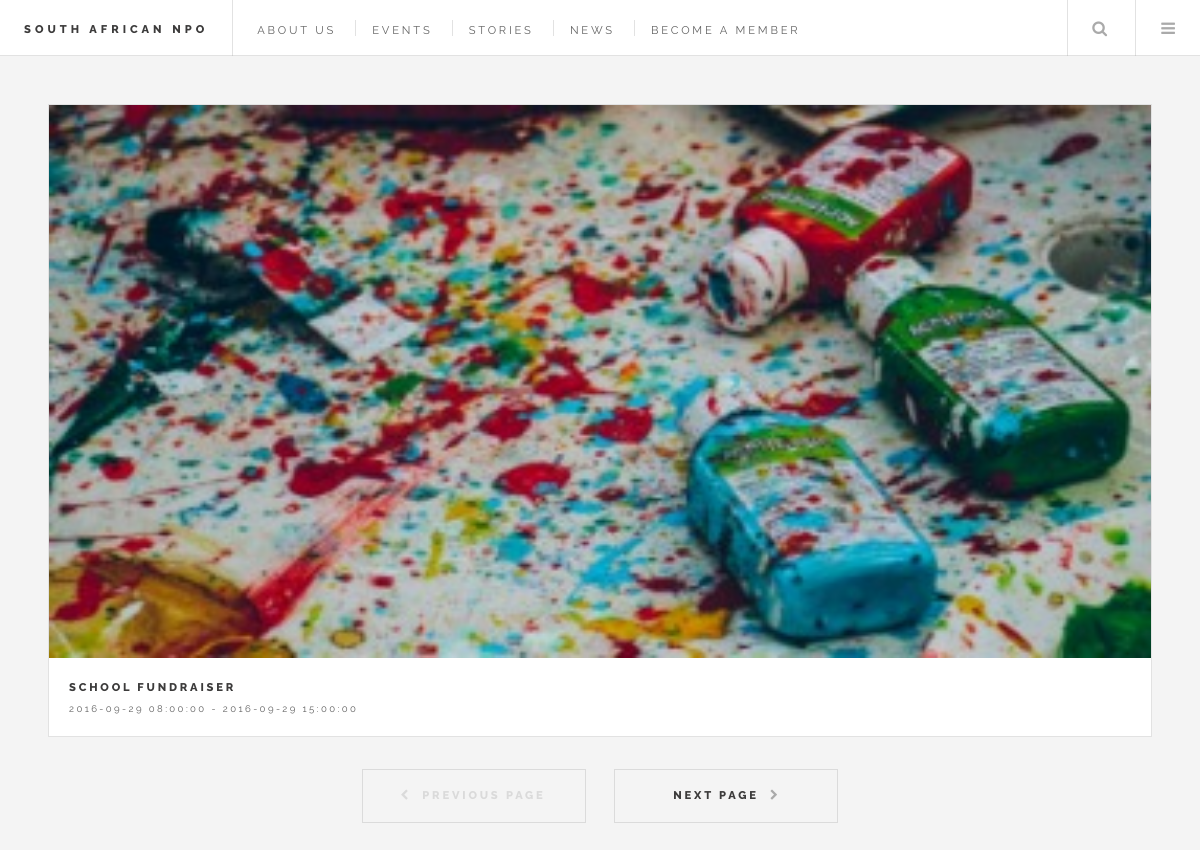
The app's page /pages/events.php, older data.
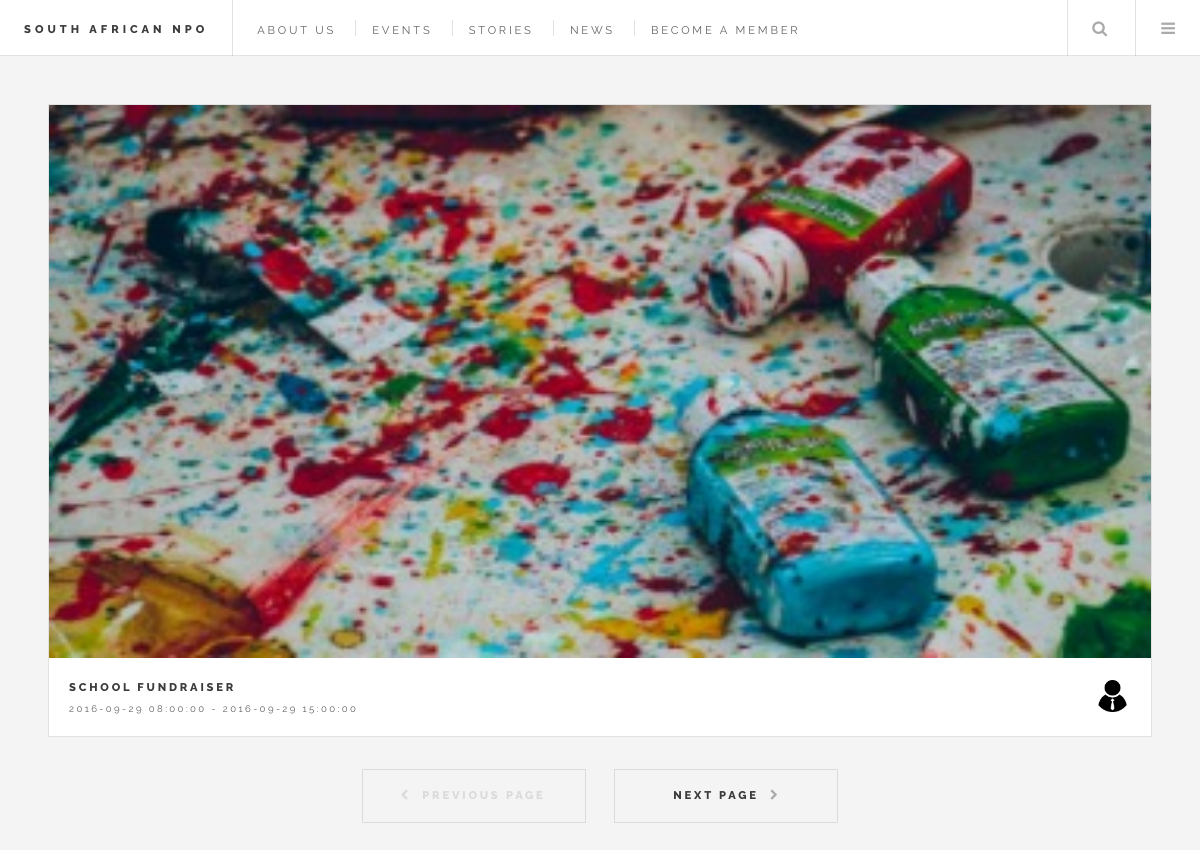
The same page, newer data.
### tables this page shows
CREATE TABLE IF NOT EXISTS `events` (
  `id` int(11) NOT NULL AUTO_INCREMENT,
  `eventName` text NOT NULL,
  `location` text NOT NULL,
  `description` text NOT NULL,
  `startDateTime` datetime NOT NULL,
  `endDateTime` datetime NOT NULL,
  `photo` text NOT NULL,
  `postedBy` int(11) NOT NULL,
  PRIMARY KEY (`id`)
);

CREATE TABLE IF NOT EXISTS `members` (
  `id` int(11) NOT NULL AUTO_INCREMENT,
  `username` text NOT NULL,
  `email` text NOT NULL,
  `password` text NOT NULL,
  `image` text NOT NULL,
  `admin` tinyint(1) NOT NULL,
  `eventID` int(11) NOT NULL,
  `workGroupID` int(11) NOT NULL,
  PRIMARY KEY (`id`)
);

### pages/events.php (the view, shortened to what this page needs)
<?php
	include 'dbconfig.php';
?>
<!DOCTYPE HTML>
<html>
	<head>
		<link rel="stylesheet" href="../assets/css/main.css"/>
	</head>
	<body>
		<div id="wrapper">
			<header id="header">
				<h1><a href="../index.php">South African NPO</a></h1>
				<nav class="links">
					<ul>
						<li><a href="#">About us</a></li>
						<li><a href="events.php">Events</a></li>
						<li><a href="stories.php">Stories</a></li>
						<li><a href="news.php">News</a></li>
						<?php
							if(isset($_SESSION['sessionId']))
							{
								$uid=$_SESSION['userId'];
								$sql = "SELECT admin FROM members WHERE id='$uid'";
								$result = mysqli_query($conn, $sql);
								while($row = $result->fetch_assoc())
								{
									$admin = $row["admin"];
								}
								if($admin)
								{
									echo'<li><a href="admin.php">Admin</a></li>';
								}
								echo'<li><a href="logout.php">Logout</a></li>';
							}
							else
							{
								echo'<li><a href="signup.php">Become a Member</a></li>';
							}
						?>
					</ul>
				</nav>
				<nav class="main">
					<ul>
						<li class="search">
							<a class="fa-search" href="#search">Search</a>
						</li>
						<li class="menu">
							<a class="fa-bars" href="#menu">Menu</a>
						</li>
					</ul>
				</nav>
			</header>
			<div id="main">
				<?php
					$sql = "SELECT * FROM events ORDER BY id DESC";
					$test = $conn->query($sql);
					while($row = $test->fetch_assoc())
					{
						$eventName = $row['eventName'];
						$startDate = $row['startDateTime'];
						$endDate = $row['endDateTime'];
						$image = $row['photo'];
						$postedBy = $row['postedBy'];
						$sql = "SELECT * FROM members WHERE id = '" . $postedBy . "'";
						$test2 = $conn->query($sql);
						while($row2 = $test2->fetch_assoc())
						{
							$userImage = $row2['image'];
						}
						echo '<article class="mini-post">';
						echo '<header>';
						echo '<h3><a href="#">' . $eventName . '</a></h3>';
						echo '<div class="published"><time  datetime="' . $startDate . '">' . $startDate . '</time> - <time  datetime="' . $endDate . '">' . $endDate . '</time></div>';
						echo '<a href="#" class="author"><img src="' . $userImage . '" alt="" /></a>';
						echo '</header>';
						echo '<a href="#" class="image"><img src="' . $image . '" alt="" /></a>';
						echo '</article>';
					}
				?>
				<ul class="actions pagination">
					<li><a href="" class="disabled button big previous">Previous Page</a></li>
					<li><a href="#" class="button big next">Next Page</a></li>
				</ul>
			</div>
	</body>
</html>

Row changes from the older to the newer data that the page shows:
changed through a linked row, events "SCHOOL FUNDRAISER": members.image: picture added
